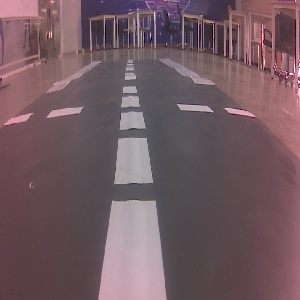
#> input picture data/camera-noobstacle.jpg, 300 x 300 px
$ python image_segmentation.py
#> lines starting #> are read from the running program, lines starting #| are printed output that depends on the picture; after the words box and inside, x2 and y2 are one past the last pixel; in counts of white or black regions, pixels touching at a corner belong together
#> in main, img is the input picture: shape (300, 300, 3); mean B, G, R 97.7, 90.7, 113.9
import cv2
import numpy as np
import os
import matplotlib.pyplot as plt

def kmeans_segmentation(img, k=3):
    """
    Phân vùng ảnh sử dụng thuật toán K-Means Clustering.
    Rất hiệu quả để gom nhóm các vùng màu chính (như mặt đường, vạch kẻ, lề cỏ).
    """
#> called with k = 3
    # Chuyển ảnh 2D sang mảng 1D các pixel
    Z = img.reshape((-1, 3))
    Z = np.float32(Z)

    # Tiêu chí hội tụ
    criteria = (cv2.TERM_CRITERIA_EPS + cv2.TERM_CRITERIA_MAX_ITER, 10, 1.0)

    # K-Means
    ret, label, center = cv2.kmeans(Z, k, None, criteria, 10, cv2.KMEANS_RANDOM_CENTERS)
#> ret = 39219246.9; center = [[143.9, 104.3, 109.9], [187.4, 162.5, 171.5], [92.06, 73.97, 81.08]]

    # Chuyển center về kiểu uint8 và mapping lại label về ảnh gốc
    center = np.uint8(center)
#> center = [[143, 104, 109], [187, 162, 171], [92, 73, 81]]
    res = center[label.flatten()]
    segmented_img = res.reshape((img.shape))
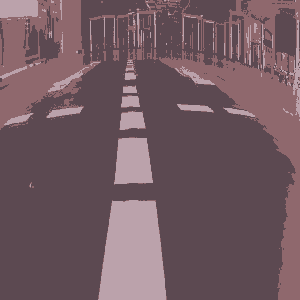
#> segmented_img: shape (300, 300, 3); mean R, G, B 113.7, 89.9, 97.4

    return segmented_img

def color_threshold_segmentation(img):
    """
    Phân vùng bằng ngưỡng màu (HSV).
    Chỉ trả về mặt nạ nhị phân (Binary Mask): vạch kẻ màu trắng (255) và nền màu đen (0).
    """
    # Chuyển sang không gian màu HSV
    hsv = cv2.cvtColor(img, cv2.COLOR_BGR2HSV)
#> hsv: shape (300, 300, 3); mean H, S, V 133.4, 53.3, 114.7

    # Ngưỡng lọc màu TRẮNG (dành cho vạch kẻ đường)
    lower_white = np.array([0, 0, 150])
    upper_white = np.array([180, 50, 255])

    mask = cv2.inRange(hsv, lower_white, upper_white)
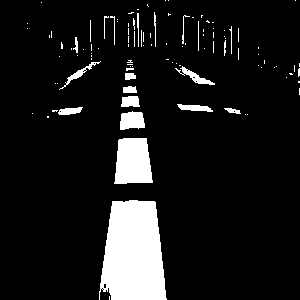
#> mask: shape (300, 300); 10.1% white; 105 white regions (84 under 20 px), largest, box (x1, y1, x2, y2) and area: (99, 200, 167, 300) 5462, (114, 138, 153, 184) 1503, (120, 111, 145, 130) 381

    # Trả về mask nhị phân (Đường viền trắng, nền đen)
    return mask

def canny_edge_segmentation(img):
    """
    Phân vùng bằng phát hiện biên cạnh (Canny).
    Phù hợp để tìm mép đường hoặc ranh giới giữa đường và vật cản.
    """
    gray = cv2.cvtColor(img, cv2.COLOR_BGR2GRAY)
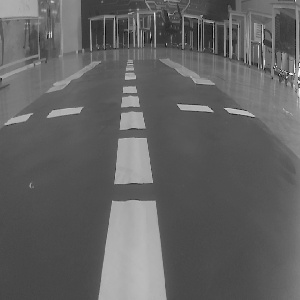
#> gray: shape (300, 300); min 10, max 254, mean 98.4

    # Làm mờ để giảm nhiễu
    blurred = cv2.GaussianBlur(gray, (5, 5), 0)
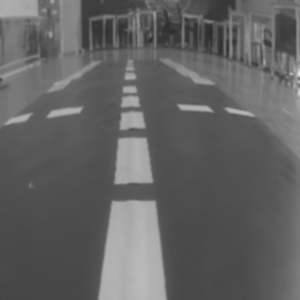
#> blurred: shape (300, 300); min 44, max 231, mean 98.4

    # Tách biên Canny
    edges = cv2.Canny(blurred, 50, 150)
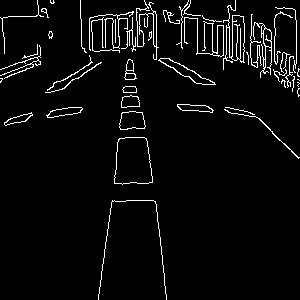
#> edges: shape (300, 300); 4.4% white in thin lines or dots

    return edges

def main():
    # Lấy đường dẫn tới thư mục data
    current_dir = os.path.dirname(os.path.abspath(__file__))
    project_dir = os.path.dirname(current_dir)
    data_dir = os.path.join(project_dir, 'data')

    img_name = 'camera-noobstacle.jpg'
    img_path = os.path.join(data_dir, img_name)

    if not os.path.exists(img_path):
        print(f"Không tìm thấy ảnh tại: {img_path}")
        print("Vui lòng đảm bảo ảnh tồn tại trong thư mục data.")
        return

    # Đọc ảnh gốc
    img = cv2.imread(img_path)
    # OpenCV đọc hệ màu BGR, cần chuyển sang RGB để matplotlib hiển thị đúng màu
    img_rgb = cv2.cvtColor(img, cv2.COLOR_BGR2RGB)

    # Áp dụng các kỹ thuật phân vùng
    print("Đang xử lý K-Means Segmentation...")
    seg_kmeans = kmeans_segmentation(img_rgb, k=3)

    print("Đang xử lý Color Threshold (HSV)...")
    seg_color = color_threshold_segmentation(img_rgb)

    print("Đang xử lý Edge Detection (Canny)...")
    seg_edges = canny_edge_segmentation(img)

    # Khởi tạo cửa sổ đồ thị (Matplotlib)
    plt.figure(figsize=(14, 8))
    plt.suptitle(f"Image Segmentation Experiments - {img_name}", fontsize=16)

    # Ảnh gốc
    plt.subplot(2, 2, 1)
    plt.imshow(img_rgb)
    plt.title('Original Image')
    plt.axis('off')

    # K-Means
    plt.subplot(2, 2, 2)
    plt.imshow(seg_kmeans)
    plt.title('K-Means Clustering (K=3)')
    plt.axis('off')

    # Color Threshold (Binary Mask)
    plt.subplot(2, 2, 3)
    plt.imshow(seg_color, cmap='gray')
    plt.title('White Lines Mask (HSV)')
    plt.axis('off')

    # Edge Detection
    plt.subplot(2, 2, 4)
    plt.imshow(seg_edges, cmap='gray')
    plt.title('Canny Edge Detection')
    plt.axis('off')

    plt.tight_layout()
    print("Hiển thị kết quả. Đóng cửa sổ để thoát.")
    plt.show()

if __name__ == '__main__':
    main()
